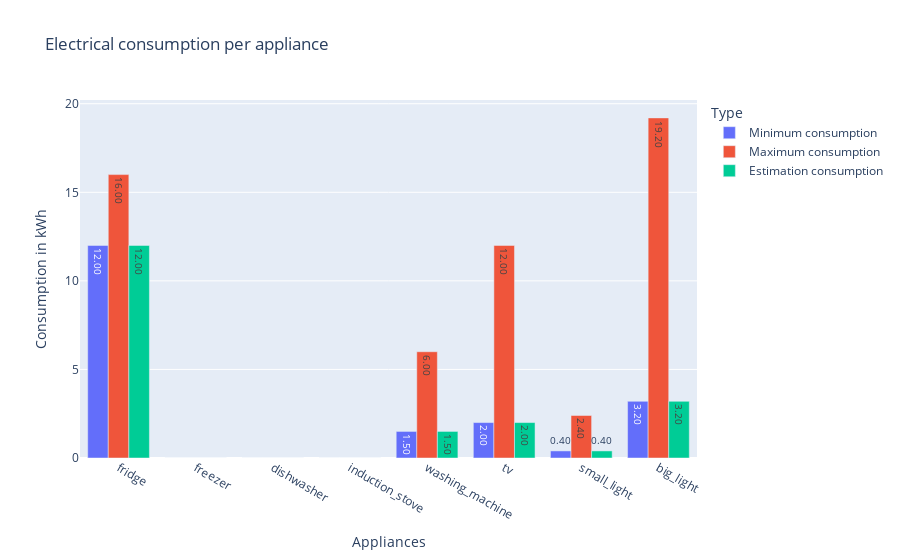

Here is the notebook cell this chart was saved with:
### Code cell
bargraph(df, e_tot=e_tot)

### Figure 1 — Plotly figure (JSON) as saved in the notebook; plotly's stock layout.template omitted (floating-point values rounded to 4 significant figures)
{"data": [{"alignmentgroup": "True", "hovertemplate": "Type=Minimum consumption<br>Appliances=%{x}<br>Consumption in kWh=%{y}<extra></extra>", "legendgroup": "Minimum consumption", "marker": {"color": "#636efa", "pattern": {"shape": ""}}, "name": "Minimum consumption", "offsetgroup": "Minimum consumption", "orientation": "v", "showlegend": true, "textposition": "auto", "texttemplate": "%{y:.2f}", "type": "bar", "x": ["fridge", "freezer", "dishwasher", "induction_stove", "washing_machine", "tv", "small_light", "big_light"], "xaxis": "x", "y": [12, 0, 0, 0, 1.5, 2, 0.4, 3.2], "yaxis": "y"}, {"alignmentgroup": "True", "hovertemplate": "Type=Maximum consumption<br>Appliances=%{x}<br>Consumption in kWh=%{y}<extra></extra>", "legendgroup": "Maximum consumption", "marker": {"color": "#EF553B", "pattern": {"shape": ""}}, "name": "Maximum consumption", "offsetgroup": "Maximum consumption", "orientation": "v", "showlegend": true, "textposition": "auto", "texttemplate": "%{y:.2f}", "type": "bar", "x": ["fridge", "freezer", "dishwasher", "induction_stove", "washing_machine", "tv", "small_light", "big_light"], "xaxis": "x", "y": [16, 0, 0, 0, 6, 12, 2.4, 19.2], "yaxis": "y"}, {"alignmentgroup": "True", "hovertemplate": "Type=Estimation consumption<br>Appliances=%{x}<br>Consumption in kWh=%{y}<extra></extra>", "legendgroup": "Estimation consumption", "marker": {"color": "#00cc96", "pattern": {"shape": ""}}, "name": "Estimation consumption", "offsetgroup": "Estimation consumption", "orientation": "v", "showlegend": true, "textposition": "auto", "texttemplate": "%{y:.2f}", "type": "bar", "x": ["fridge", "freezer", "dishwasher", "induction_stove", "washing_machine", "tv", "small_light", "big_light"], "xaxis": "x", "y": [12, 0, 0, 0, 1.5, 2, 0.4, 3.2], "yaxis": "y"}], "layout": {"barmode": "group", "legend": {"title": {"text": "Type"}, "tracegroupgap": 0}, "title": {"text": "Electrical consumption per appliance"}, "xaxis": {"anchor": "y", "domain": [0, 1], "title": {"text": "Appliances"}}, "yaxis": {"anchor": "x", "domain": [0, 1], "title": {"text": "Consumption in kWh"}}}}
